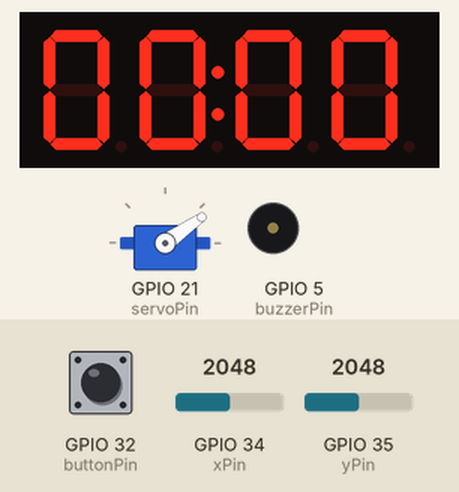
This program was run on a simulated ESP32. On the bench: servo, 4-digit seven-segment display, buzzer (waves = sounding, pin HIGH). The inputs (shaded band) are chosen by the test bench; at power-on: GPIO 35 (yPin) = 2048, GPIO 32 (buttonPin) HIGH, GPIO 34 (xPin) = 2048. EEPROM starts erased.

Above: at 1.9 s.
2.0 s: GPIO 35 (yPin) set to 2866
At 2.47 s:
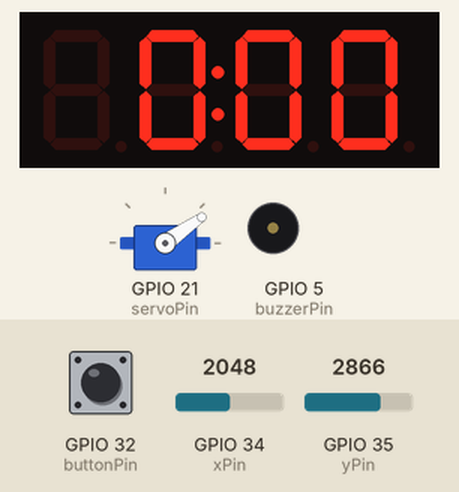
3.8 s: GPIO 32 (buttonPin) pulled LOW for 0.15 s
At 4.6 s:
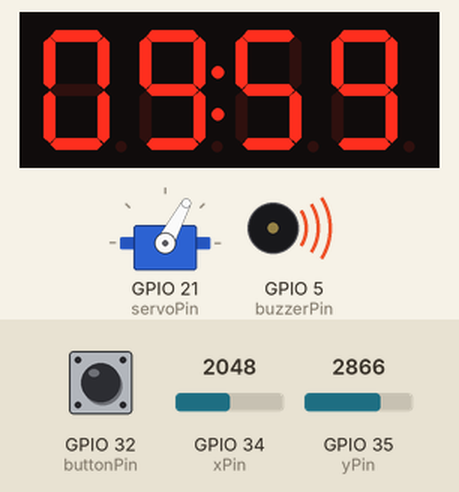
At 5.7 s:
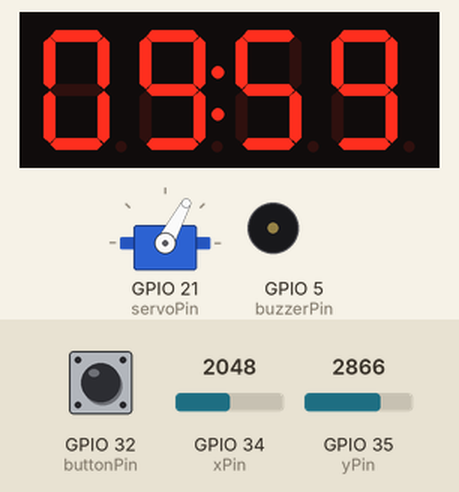
Timing chart, 0 to 7.2 s (numbered marks = the images above; inputs shaded):
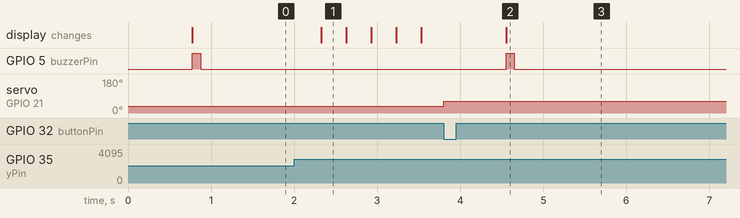

Measured:
- after the input at 2.0 s, the display: changes after 0.33 s (image 1)
- after the input at 3.8 s, GPIO 5 (buzzerPin): LOW → HIGH after 0.75 s, → LOW 0.10 s later; servo on GPIO 21 (servoPin): 35° → 62° at once

The program:

main.cpp
```cpp
#include <Arduino.h>
#include "buzzer/buzzer.h"
#include "joystick/joystick.h"
#include "screen/screen.h"
#include "servo/servo.h"
#include "controle/controle.h"
#include "util/pref.h"

void setup()
{
  // Begin serial communication
  Serial.begin(115200);

  buzzerSetup();       // Initialize the buzzer
  joystickSetup();     // Initialize joystick
  screenSetup();       // Initialize screen
  servoSetup();        // Initialize servo
  initCountdownPref(); // Initialize countdown pref
}

void loop()
{
  controleLoop(); // Handle controle behavior
  buzzerLoop();   // Handle buzzer behavior
}
```

buzzer.cpp
```cpp
#include "buzzer.h"
#include "util/global.h"
#include <Arduino.h>

static const int buzzerPin = 5; // Pin D5 for the buzzer

void buzzerSetup()
{
	pinMode(buzzerPin, OUTPUT); // Configure buzzer pin as output
}

static unsigned long buzzerStartTime = 0; // Time when the buzzer was turned on
static const long beepDuration = 100;	  // Duration for the beep in milliseconds
static bool isBuzzerOn = false;			  // Flag to track if the buzzer is currently on

void buzzerLoop() // Pass by reference using &
{
	unsigned long currentMillis = millis(); // Get current time

	// If the buzzer has not been turned on yet, turn it on
	if (shouldBuzz && !isBuzzerOn)
	{
		digitalWrite(buzzerPin, HIGH);	 // Turn the buzzer on
		isBuzzerOn = true;				 // Mark the buzzer as turned on
		buzzerStartTime = currentMillis; // Record the time when the buzzer was turned on
	}

	// If 100ms has passed, turn off the buzzer
	if ((currentMillis - buzzerStartTime >= beepDuration) && isBuzzerOn)
	{
		digitalWrite(buzzerPin, LOW); // Turn the buzzer off
		shouldBuzz = false;			  // Reset the shouldBuzz flag
		isBuzzerOn = false;			  // Mark the buzzer as turned off
	}
}
```

buzzer.h
```cpp
#ifndef BUZZER_H
#define BUZZER_H

// Function prototypes
void buzzerSetup();
void buzzerLoop();

#endif // BUZZER_H
```

controle.cpp
```cpp
#include "screen/screen.h"
#include "servo/servo.h"
#include "joystick/joystick.h"
#include "screen/countdown/countdown.h"
#include "screen/setScreenTime/setScreenTime.h"
#include "screen/controleBrightness/controleBrightness.h"
#include "util/global.h"
#include "util/pref.h"
#include <Arduino.h>
#include <TM1637Display.h>

void controleLoop()
{
	String direction = listenForJoystickPositionChange(); // Check for joystick position change
	controleBrightness(direction);

	if (mode == "IDLE" && direction != "")
	{
		mode = "SET_TIME";
	}

	//
	// STATES
	//

	if (mode == "IDLE")
	{
		// idle = 00:00
		display.showNumberDecEx(0, 0b01000000, true);
	}

	if (mode == "COUNTDOWN")
	{
		countdown();
		if (direction != "")
			listenForPasscode(direction);
	}

	if (mode == "SET_TIME")
	{
		setScreenTime(direction);
	}

	if (mode == "UNLOCKED")
	{
		displayOpenMessage();
		toggleLock(); // Toggle the lock
		setCountdownPref(0);

		delay(2000);

		mode = "IDLE";
	}
}
```

controle.h
```cpp
#ifndef CONTROLE_LOOP_H
#define CONTROLE_LOOP_H

// Function declaration for controleLoop
void controleLoop();

#endif // CONTROLE_LOOP_H
```

joystick.cpp
```cpp
// joystick.cpp
#include "joystick.h"
#include <Arduino.h>
#include "util/global.h"
#include "servo/servo.h"

static const int buttonPin = 32; // Pin D32 for the button
static const int xPin = 34;		 // Joystick X-axis pin (left-right)
static const int yPin = 35;		 // Joystick Y-axis pin (top-bottom)

static int xNeutral;
static int yNeutral;

void joystickSetup()
{
	// Configure the button pin
	pinMode(buttonPin, INPUT_PULLUP); // Button with pull-up resistor

	// Read the initial state of the button
	xNeutral = analogRead(xPin);
	yNeutral = analogRead(yPin);
}

static bool lastButtonState = HIGH; // Start with the button not pressed (HIGH for pull-up)
static bool buttonPressed = false;	// Keeps track of the "pressed once" state

bool listenForButtonPress()
{
	// Read the current state of the button
	bool currentButtonState = digitalRead(buttonPin);

	// Check for state change from HIGH to LOW (button press)
	if (currentButtonState == LOW && lastButtonState == HIGH && !buttonPressed)
	{
		buttonPressed = true;				  // Mark as "pressed once"
		lastButtonState = currentButtonState; // Update last state
		return true;						  // Button was just pressed
	}

	// Reset the "pressed once" state if the button is released
	if (currentButtonState == HIGH && buttonPressed)
	{
		buttonPressed = false; // Reset the pressed state
	}

	lastButtonState = currentButtonState; // Update the last state
	return false;						  // Button is not being pressed for the first time
}

static bool joystickMoved = false; // Keeps track of whether the joystick has moved to an extreme position
static String lastDirection = "";  // Keeps track of the last detected direction

String listenForJoystickPositionChange()
{
	// Threshold values for detecting extreme positions
	int leftThreshold = xNeutral - 1000;
	int rightThreshold = xNeutral + 1200;
	int topThreshold = yNeutral - 500;
	int bottomThreshold = yNeutral + 500;

	// Read the analog values of the joystick axes
	int xValue = analogRead(xPin);
	int yValue = analogRead(yPin);

	// Check for the extreme positions on the X-axis (left or right)
	if (xValue < leftThreshold && !joystickMoved)
	{
		joystickMoved = true;
		lastDirection = "LEFT";
		return "LEFT"; // Log the position once
	}
	if (xValue > rightThreshold && !joystickMoved)
	{
		joystickMoved = true;
		lastDirection = "RIGHT";
		return "RIGHT"; // Log the position once
	}

	// Check for the extreme positions on the Y-axis (top or bottom)
	if (yValue < topThreshold && !joystickMoved)
	{
		joystickMoved = true;
		lastDirection = "UP";
		return "UP"; // Log the position once
	}
	if (yValue > bottomThreshold && !joystickMoved)
	{
		joystickMoved = true;
		lastDirection = "DOWN";
		return "DOWN"; // Log the position once
	}

	// Reset the joystick moved flag when the joystick is no longer in an extreme position
	if (xValue >= leftThreshold && xValue <= rightThreshold && yValue >= topThreshold && yValue <= bottomThreshold)
	{
		joystickMoved = false; // Allow logging again after returning to the neutral position
		lastDirection = "";
	}

	return lastDirection; // Return the last direction if no new extreme position is detected
}

// Static variables to keep track of state
static unsigned long lastDirectionTime = 0;						// Time of the last input
static int currentStep = 0;										// Current step in the passcode sequence
static const String passcode[] = {"UP", "LEFT", "UP", "RIGHT"}; // Passcode sequence

void listenForPasscode(String direction)
{
	// Debounce inputs (check every 200 ms)
	unsigned long currentTime = millis();
	if (currentTime - lastDirectionTime < 300)
	{
		return;
	}
	lastDirectionTime = currentTime;

	// Check if the input matches the current step in the passcode
	if (direction == passcode[currentStep])
	{
		currentStep++; // Move to the next step
	}
	else
	{
		currentStep = 0; // Reset if the input doesn't match
	}

	// If the passcode is complete, unlock
	if (currentStep == 4)
	{
		mode = "UNLOCKED";
	}
}
```

joystick.h
```cpp
// joystick.h
#ifndef JOYSTICK_H
#define JOYSTICK_H

#include <Arduino.h>

// Function declarations
void joystickSetup();
bool listenForButtonPress();
String listenForJoystickPositionChange();
void listenForPasscode(String direction);

#endif // JOYSTICK_H
```

controleBrightness.cpp
```cpp
#include <Arduino.h>
#include <TM1637Display.h>
#include "screen/screen.h"

// Constants
static const unsigned long inactivityThreshold = 10000; // 10 seconds in milliseconds

// Variables
static unsigned long lastActivityTime = 0; // Tracks the last time activity was detected
static bool isDimmed = false;			   // Keeps track of the current brightness state

void controleBrightness(String direction)
{
	// Check if there is activity
	if (direction != "")
	{
		// Reset the inactivity timer and brightness if activity is detected
		lastActivityTime = millis();
		if (isDimmed)
		{
			display.setBrightness(0x0f); // Set to bright mode
			isDimmed = false;
		}
	}

	// Check if inactivity exceeds the threshold
	if (!isDimmed && (millis() - lastActivityTime >= inactivityThreshold))
	{
		display.setBrightness(0x00); // Dim the brightness
		isDimmed = true;
	}
}
```

controleBrightness.h
```cpp
#ifndef CONTROLE_BRIGHTNESS_H
#define CONTROLE_BRIGHTNESS_H

#include <Arduino.h>

// Function prototype
void controleBrightness(String direction);

#endif // CONTROLE_BRIGHTNESS_H
```

countdown.cpp
```cpp
#include "screen/screen.h"
#include "servo/servo.h"
#include "util/global.h"
#include <Arduino.h>
#include <TM1637Display.h>

static unsigned long screenPreviousMillis = 0; // Store last time update was done
static const long interval = 1000;			   // Interval at which to update (1 second)

void countdown()
{
	// Use millis() to update every second
	unsigned long currentMillis = millis();
	if (currentMillis - screenPreviousMillis >= interval)
	{
		screenPreviousMillis = currentMillis; // Save the last update time

		if (countdownTime > 0)
		{
			countdownTime--; // Decrease total time by 1 second
		}

		// Calculate hours, minutes, and seconds
		int hours = countdownTime / 3600;
		int minutes = (countdownTime % 3600) / 60;
		int seconds = countdownTime % 60;

		// Display time in HH:MM or MM:SS format based on remaining time
		int timeToDisplay;
		if (hours > 0)
		{
			timeToDisplay = hours * 100 + minutes; // Display HH:MM
		}
		else
		{
			timeToDisplay = minutes * 100 + seconds; // Display MM:SS
		}

		// Show the time on the display with a blinking colon
		display.showNumberDecEx(timeToDisplay, 0b01000000, true); // Colon = 0b01000000

		// Handle countdown completion
		if (countdownTime == 0)
		{
			mode = "UNLOCKED";
		}
	}
}
```

countdown.h
```cpp
#ifndef COUNTDOWN_H
#define COUNTDOWN_H

// Function declaration
void countdown();

#endif // COUNTDOWN_H
```

screen.cpp
```cpp
#include "screen/screen.h"
#include "joystick/joystick.h"
#include "screen/countdown/countdown.h"
#include "screen/setScreenTime/setScreenTime.h"
#include "util/global.h"
#include "util/pref.h"
#include <Arduino.h>
#include <TM1637Display.h>

// Module connection pins (Digital Pins)
#define CLK 19
#define DIO 18

TM1637Display display(CLK, DIO); // Initialize the display object

void screenSetup()
{
	display.setBrightness(0x0f); // Set brightness to maximum
}

void initiateCountdown(int seconds)
{
	mode = "COUNTDOWN";
	countdownTime = seconds;
	setCountdownPref(seconds);
}

void displayOpenMessage()
{
	display.clear();

	// Custom segment definitions for "OPEN"
	uint8_t openMessage[] = {
		0x3F, // O
		0x73, // P
		0x79, // E
		0x37  // N
	};

	// Display "OPEN"
	display.setSegments(openMessage);
}
```

screen.h
```cpp
#ifndef SCREEN_SETUP_H
#define SCREEN_SETUP_H

#include <TM1637Display.h>

// Module connection pins (Digital Pins)
#define CLK 19
#define DIO 18

extern TM1637Display display; // Declare the display object

// Function declarations
void screenSetup();
void initiateCountdown(int seconds);
void displayOpenMessage();

#endif // SCREEN_SETUP_H
```

setScreenTime.cpp
```cpp
#include "screen/screen.h"
#include "servo/servo.h"
#include "joystick/joystick.h"
#include "screen/setScreenTime/setScreenTime.h"
#include "util/global.h"
#include <Arduino.h>
#include <TM1637Display.h>
#include <cmath>

static unsigned long joystickTimeTracker = 0; // Variable to track the last time the code ran
static unsigned long displayTimeTracker = 0;  // Variable to track the last time the code ran
static bool blinkState = false;				  // Keeps track of whether the character is shown or hidden
static int activeIndex = 0;					  // Index of the active character
// Timer values
static int hours = 0;
static int hour = 0;
static int minutes = 0;
static int minute = 0;

static void updateValue(int &value, bool increase, int max)
{
	if (increase)
	{
		// Increment the value
		value = (value + 1) % max; // Wrap around to 0 after 9
	}
	else
	{
		// Decrement the value
		value = (value - 1 + max) % max; // Wrap around to 9 after 0
	}
}

void setScreenTime(String direction)
{
	// Set the segments array with the digits for display
	uint8_t data[] = {
		display.encodeDigit(hours),	  // Thousands place (hour tens)
		display.encodeDigit(hour),	  // Hundreds place (hour ones)
		display.encodeDigit(minutes), // Tens place (minute tens)
		display.encodeDigit(minute)	  // Ones place (minute ones)
	};

	if (millis() - displayTimeTracker >= 300)
	{
		// Update the last execution time
		displayTimeTracker = millis();

		blinkState = !blinkState; // Toggle the blink state

		data[1] |= 0x80; // Turn the colon on

		if (blinkState)
		{
			// Show the character
			display.setSegments(data);
		}
		else
		{
			// Clear the character at the desired position
			data[activeIndex] = 0x00;
			display.setSegments(data);
		}
	}

	// Check if 200ms have passed since the last execution
	if (millis() - joystickTimeTracker >= 200)
	{
		// Update the last execution time
		joystickTimeTracker = millis();

		// Run the code if the direction is not empty
		if (direction != "")
		{
			if ((activeIndex == 0 || activeIndex == 1 || activeIndex == 2) && direction == "RIGHT")
				activeIndex++;

			if ((activeIndex == 1 || activeIndex == 2 || activeIndex == 3) && direction == "LEFT")
				activeIndex--;

			if (direction == "UP")
			{
				if (activeIndex == 0)
					updateValue(hours, true);

				if (activeIndex == 1)
					updateValue(hour, true);

				if (activeIndex == 2)
					updateValue(minutes, true, 6);

				if (activeIndex == 3)
					updateValue(minute, true);
			}

			if (direction == "DOWN")
			{
				if (activeIndex == 0)
					updateValue(hours, false);

				if (activeIndex == 1)
					updateValue(hour, false);

				if (activeIndex == 2)
					updateValue(minutes, false, 6);

				if (activeIndex == 3)
					updateValue(minute, false);
			}
		}
	}

	bool buttonPressed = listenForButtonPress(); // Check for button press

	if (buttonPressed)
	{
		const int seconds = hours * 36000 + hour * 3600 + minutes * 600 + minute * 60;

		if (seconds > 0)
		{
			initiateCountdown(seconds); // Display time on screen
			toggleLock();				// Toggle the lock
		}
	}
}
```

setScreenTime.h
```cpp
#ifndef SET_SCREEN_TIME_H
#define SET_SCREEN_TIME_H

#include <Arduino.h>

// Function to update a value with optional increase or decrease behavior
static void updateValue(int &value, bool increase, int max = 10);

// Function to handle setting the screen time based on joystick direction
void setScreenTime(String direction);

#endif // SET_SCREEN_TIME_H
```

servo.cpp
```cpp
#include "servo/servo.h"
#include <Arduino.h>
#include <ESP32Servo.h>
#include "buzzer/buzzer.h"
#include "util/global.h"
#include "util/pref.h"

Servo myservo; // Declare the servo object

static const int open = 35;	  // Constant to represent the open position
static const int locked = 62; // Constant to represent the locked position
static const int detachTime = 750;

static int pos = open; // Variable to store the servo position

// Define pins
static const int servoPin = 21; // Pin D21 for the servo

void servoSetup()
{
	bool lockOpen = getIsLockOpen();

	// Attach the servo to the defined pin
	myservo.attach(servoPin);

	// Initialize the servo position
	if (lockOpen)
		myservo.write(open);
	if (!lockOpen)
		myservo.write(locked);

	unsigned long startTime = millis(); // Record the current time
	while (millis() - startTime < detachTime)
	{
		// Wait for detachTime without blocking other operations
	}

	myservo.detach(); // Turn off the servo to save power
}

void toggleLock()
{
	bool lockOpen = getIsLockOpen();
	myservo.attach(servoPin); // Reattach servo before moving

	shouldBuzz = true;

	if (!lockOpen)
	{
		myservo.write(open);
	}
	else
	{
		myservo.write(locked);
	}

	unsigned long startTime = millis(); // Record the start time
	while (millis() - startTime < detachTime)
	{
		// Wait for detachTime without blocking other operations
	}

	myservo.detach(); // Turn off the servo to save power

	// Toggle the direction for the next button press
	toggleLockOpen(lockOpen);
}
```

servo.h
```cpp
// servo.h

#ifndef SERVO_H
#define SERVO_H

// Function prototypes
void servoSetup(); // Function to initialize the servo
void toggleLock(); // Function to toggle the lock (move servo)

#endif // SERVO_H
```

global.cpp
```cpp
#include <Arduino.h>
#include <Preferences.h>

Preferences preferences;

bool shouldBuzz = true; // Set to true to trigger the buzzer on start
String mode = "IDLE";	// Current display mode
int countdownTime = 0;	// Variable to store the countdown time
```

global.h
```cpp
#include <Arduino.h>
#include <Preferences.h>

extern Preferences preferences; // Declare the preferences object
extern bool shouldBuzz;			// Flag to trigger the buzzer
extern String mode;				// Current display mode
extern int countdownTime;		// Variable to store the countdown time
```

pref.cpp
```cpp
#include "util/global.h"

bool getIsLockOpen()
{
	// Open the Preferences with a namespace
	preferences.begin("vinylLock", true);

	// Retrieve the saved state, default to true if not found
	int lockOpen = preferences.getBool("lockOpen", true);

	// Close Preferences
	preferences.end();

	return lockOpen;
}

void toggleLockOpen(bool lockOpen)
{
	preferences.begin("vinylLock", false);
	preferences.putBool("lockOpen", !lockOpen);
	preferences.end();
}

void initCountdownPref()
{
	preferences.begin("vinylLock", true);
	countdownTime = preferences.getInt("countdownTime", 0);
	preferences.end();

	if (countdownTime > 0)
		mode = "COUNTDOWN";
}

void setCountdownPref(int seconds)
{
	preferences.begin("vinylLock", false);
	preferences.putInt("countdownTime", seconds);
	preferences.end();
}
```

pref.h
```cpp
#include "util/global.h"

bool getIsLockOpen();
void toggleLockOpen(bool lockOpen);

void initCountdownPref();
void setCountdownPref(int seconds);
```
